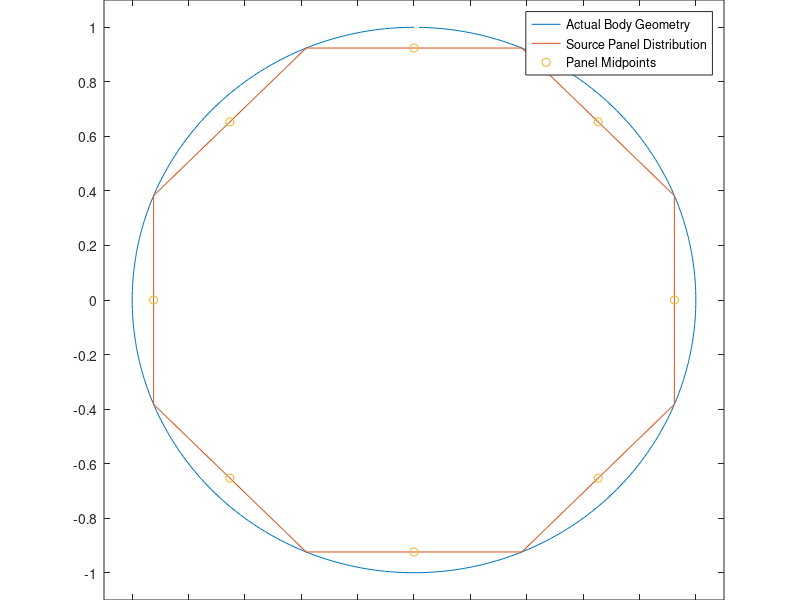
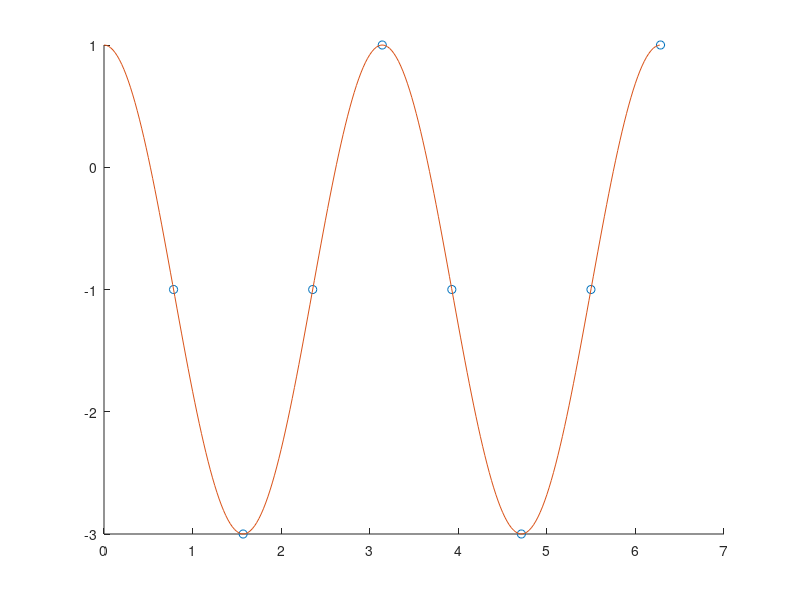

MATLAB code for these plots, in order: (Note: this script raises an error after producing the figures.)
clear 
clc
close all

%freestream velocity
Vinf = 1;
%panels
n =8;

%std geometry 
x = zeros(1,360);
y = zeros(1,360);
for i=1:360
    x(i) = sind(i);
    y(i) = cosd(i);
end
figure(1)
plot(x,y)
hold on

%find verticies
xVertex = [];
yVertex = [];
initAngle = 360/(2*n);
for i=initAngle:(360/n):(360+(360/n))
    xVertex(end+1) = sind(i);
    yVertex(end+1) = cosd(i);
end
plot(xVertex,yVertex)

%solve midpoints 
xMidpoint = zeros(1,n);
yMidpoint = zeros(1,n);
for i=1:numel(xVertex)-1
    xMidpoint(i) = ((xVertex(i)+xVertex(i+1))/2);
    yMidpoint(i) = ((yVertex(i)+yVertex(i+1))/2);
end
plot(xMidpoint,yMidpoint,'o')
legend("Actual Body Geometry","Source Panel Distribution","Panel Midpoints")
title("Geometry of Body and Source Panel n="+n)
xticks(-1:0.2:1)
yticks(-1:0.2:1)
xlim([-1.1 1.1])
ylim([-1.1 1.1])

%find phi and B
phi = zeros(1,n);
for i=1:numel(xMidpoint)
    beta(i)= atan2(yMidpoint(i),xMidpoint(i));
    phi(i) = beta(i)-(pi/2);
end

%calculations for integral matrix (nxn)
integrals = zeros(n);
integrals2 = zeros(n);

for i=1:n
    for j=1:n
        if i==j
            integrals(i,j) = pi;
            integrals2(i,j) = 0;
        else
            A = -(xMidpoint(i)-xVertex(j))*cos(phi(j))-(yMidpoint(i)-yVertex(j))*sin(phi(j));
            B = (xMidpoint(i)-xVertex(j))^2 + (yMidpoint(i)-yVertex(j))^2;
            C = sin(phi(i)-phi(j));
            D = (yMidpoint(i)-yVertex(j))*cos(phi(i))-(xMidpoint(i)-xVertex(j))*sin(phi(i));
            Sj = sqrt((xVertex(j+1)-xVertex(j))^2 + (yVertex(j+1)-yVertex(j))^2);
            E = sqrt(B-A^2);
            integrals(i,j) = (C/2)*log((Sj^2+2*A*Sj+B)/B)+((D-A*C)/E)*(atan2((Sj+A),E)-atan2(A,E));
            integrals2(i,j) = ((D-A*C)/(2*E))*log((Sj^2+2*A*Sj+B)/B)-C*(atan2(Sj+A,E)-atan2(A,E));
        end
    end
end

%solve for free stream velocity components
Vinfs = zeros(n,1);
Vi = zeros(n,1);
Vn = zeros(n,1);
for i=1:n
    Vinfs(i) = Vinf*sin(beta(i));
    Vn(i) = Vinf*cos(beta(i));   
end

%source strengths cancel, solve using Ax=b, x = A\b 
%where A is the coefficient matrix, I(i,j)/2pi and b is -Vn
%3.150(add half lambda to j=i)
coefficient = integrals/(pi*2);
for i=1:n
    coefficient(i,i) = 0.5;
end
%solving Ax=b where x is lambda
lambda = coefficient\(-Vn);

%check 3.157(source strengths = 0); Sj is equal for all panels here
Sj = zeros(n,1); j=1;
Sj(:,1) = sqrt((xVertex(j+1)-xVertex(j))^2 + (yVertex(j+1)-yVertex(j))^2); 
str = dot(lambda,Sj);
disp("Sum of source strengths is "+ str)%very close to 0

%solve for velocity 3.156
Vi = Vinfs + integrals2*lambda/(2*pi); 

%solve for cp 3.38
Cp = 1-(Vi/Vinf).^2;

hold off
figure(2)
hold on
plot(beta+pi,Cp,"o") %we will shift 180 deg 

%predicted cp 3.101
xPred=[0:0.025:2*pi];
yPred=1-4*sin(xPred).^2;
plot(xPred,yPred)

title("Pressure Coefficient of Non-lifting Cylinder: SPM(n="+n+") vs Analytical")
ylabel("Pressure Coefficient Cp")
xlabel("Radians")
legend("Source Panel Mesh","Analytical Calculations")
xlim([0 2*pi])
ylim([-3.5 1.5])
hold off


